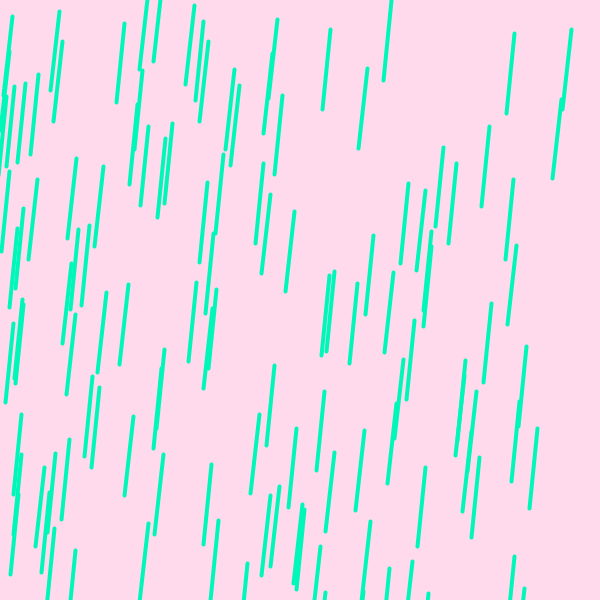
Frame 1 (no input)
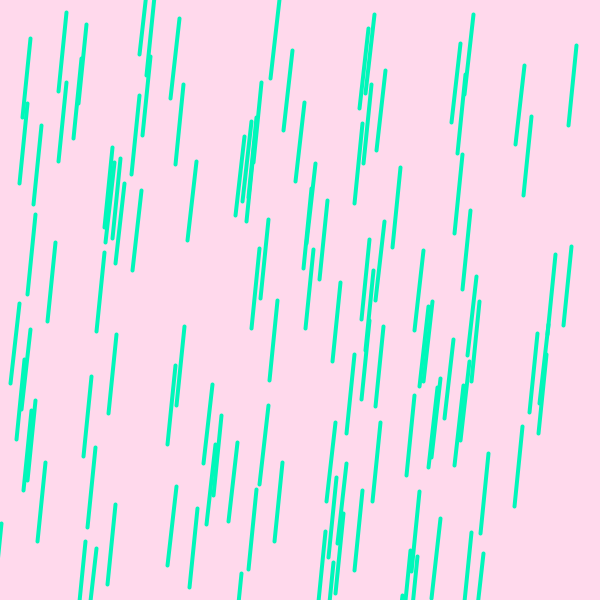
Frame 60 (the mouse pressed at the canvas centre just before this capture)
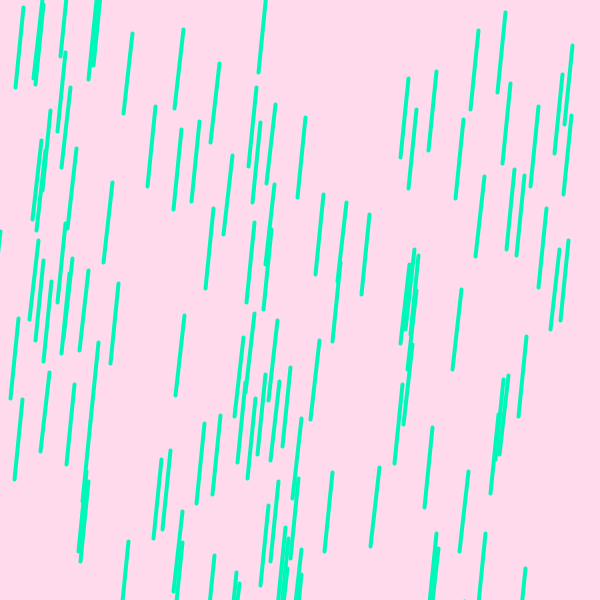
Frame 120 (the mouse held since frame 60 and released just before this capture)

The Processing sketch that drew these frames (run headless with seeded random() and noise(); from frame 60 on, the mouse is pressed at the canvas centre):

// Processing sketch: processing_163796
// ── processing_163796.pde

void setup()
{
  size(600, 600);
  frameRate(16);
}
  
void draw()
{
  background(255,217,236);
   
    
    
  rotate(radians(6));
    
  for (float a=0; a<width; a+=5) {
    float rainB = random(5, width);
    float rainC= random (40, 15);
  
    stroke(0,247,186);
    strokeWeight(4);
    line ( rainB, a+rainC, rainB, a-rainC);
  
  }
   
}
